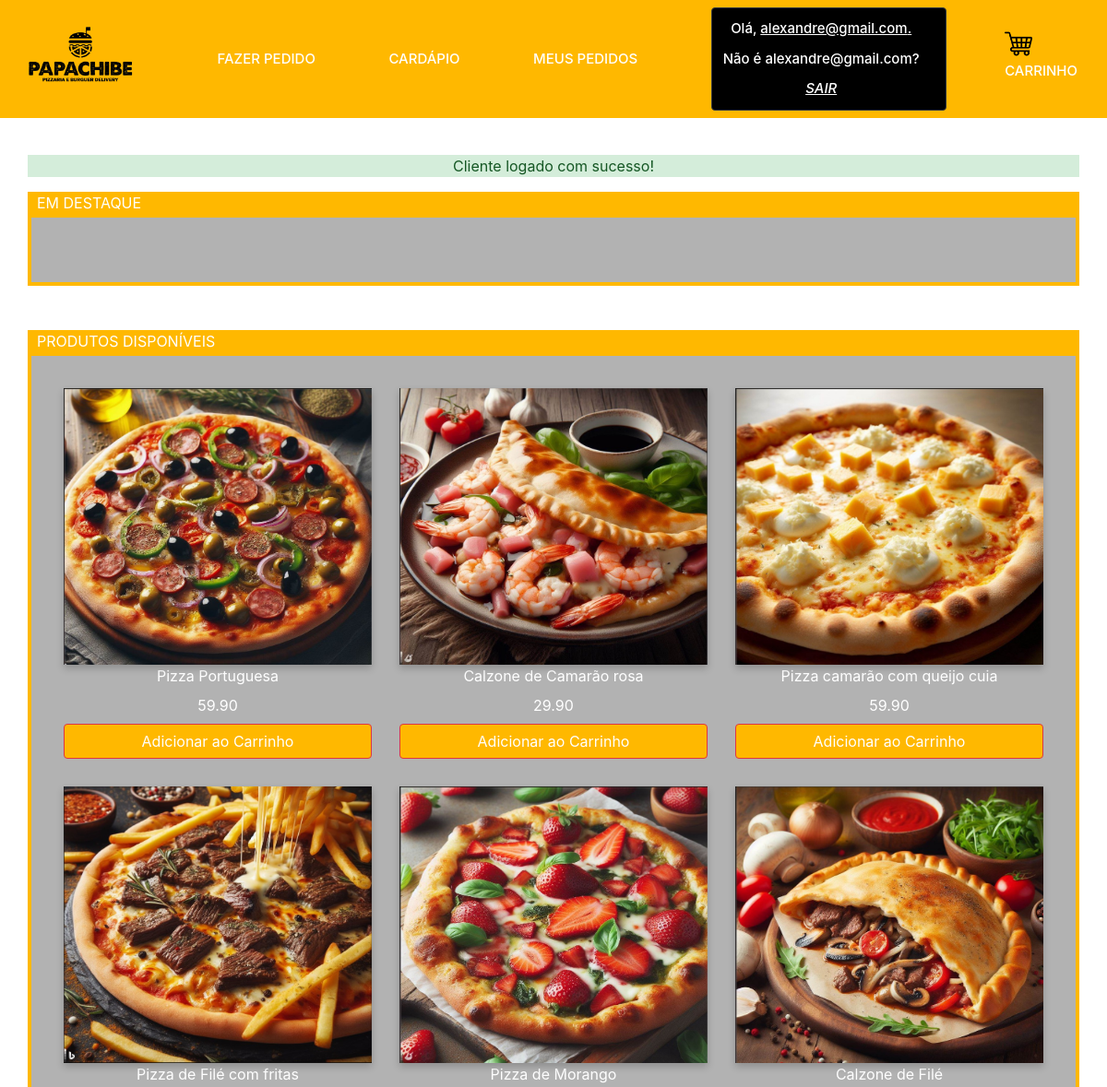
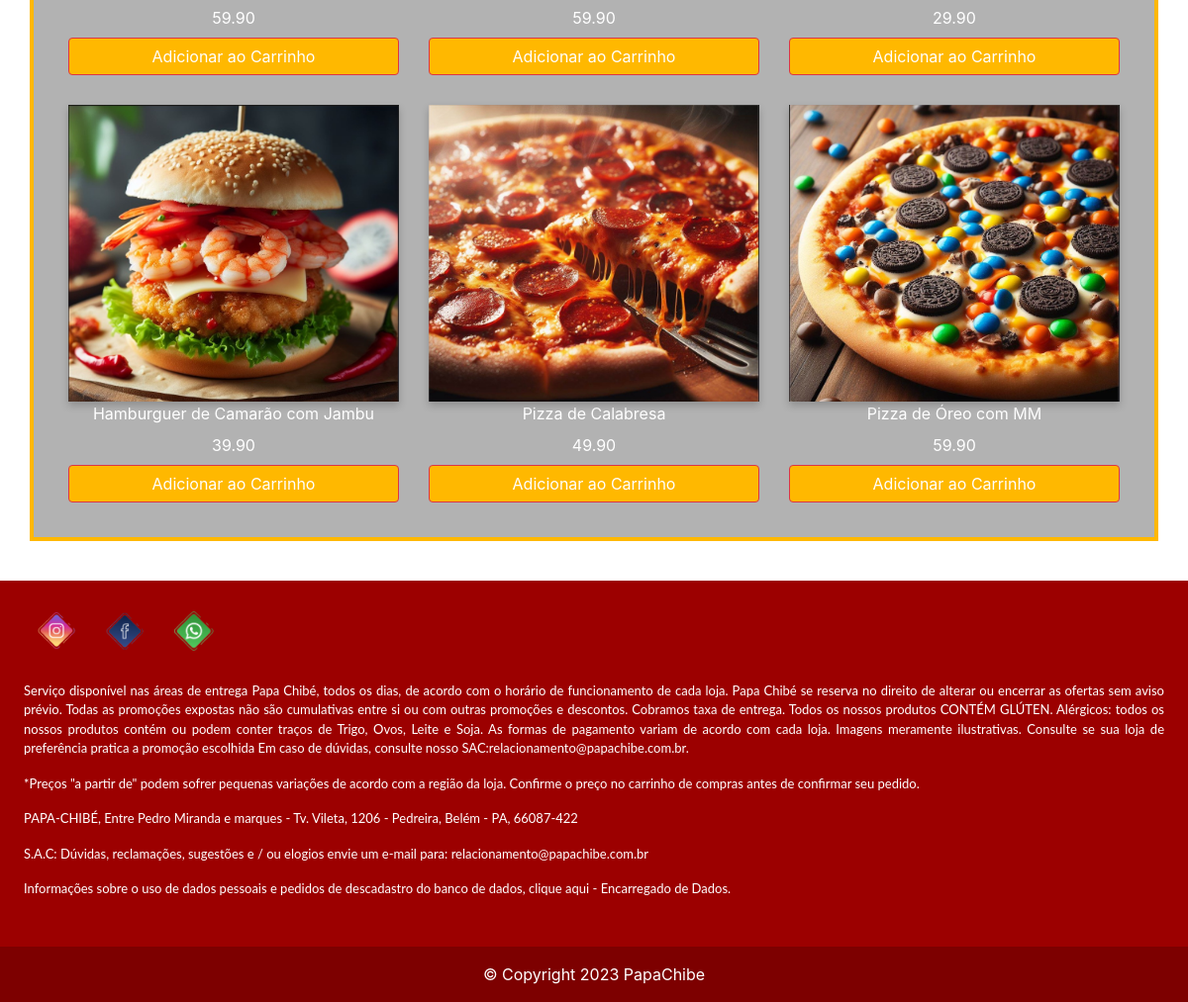
The app's page /index.php (signed in) with its own data (2 pictures, top to bottom).
### tables this page shows
CREATE TABLE `tb_produto` (
  `cdproduto` int(11) NOT NULL,
  `nome` varchar(100) NOT NULL,
  `ingrediente` varchar(120) NOT NULL,
  `imagem` varchar(255) DEFAULT NULL,
  `valor` decimal(10,2) NOT NULL,
  `categoriaid` int(11) DEFAULT NULL,
  `disponibilidade` tinyint(1) NOT NULL DEFAULT 0
);

### bancoProduto.php (called while the page is built, shortened)
<?php
function listaProdutos($conexao)
{
	$produtos = array();
	$query = "select cdproduto, nome, ingrediente, valor, imagem from tb_produto where disponibilidade = true";
	$result = mysqli_query($conexao, $query);
	while ($produto = mysqli_fetch_assoc($result)) {
		array_push($produtos, $produto);
	}
	return $produtos;
}

### logicaAcessoUsuario.php (called while the page is built, shortened)
<?php
function funcionarioEstaLogado()
{
	return isset($_SESSION["funcionario_logado"]);
}

### index.php (the view, shortened to what this page needs)
<?php
include("navBar.php");
include("conexao.php");
include("bancoProduto.php");
if (isset($_SESSION["success"])) { ?>
  <p class="alert-success">
    <?= $_SESSION["success"] ?>
  </p>
<?php }
?>
<table>
  <div class="infprod">
    EM DESTAQUE
  </div>
  <div class="tableprod">
    <div class="media-scroller snaps-inline">
      <div class="media-element">
      </div>
    </div>
  </div>
</table>
<table>
  <br>
  <br>
  <div class="infprod">
    PRODUTOS DISPONÍVEIS
  </div>
  <div class="tableprod">
    <div class="media-scroller snaps-inline">
    <?php
$produtos = listaProdutos($conexao);
foreach ($produtos as $produto) {
?>
  <div class="media-element">
    <div class="flip-card">
      <div class="flip-card-inner">
        <div class="flip-card-front">
          <img src="./<?= $produto['imagem'] ?? 'img/produto1.png' ?>" height="100%" width="100%">
        </div>
        <div class="flip-card-back">
          <h1> <?= $produto["nome"] ?> </h1>
          <p> <?= $produto["ingrediente"] ?> </p>
        </div>
      </div>
    </div>
    <label> <?= $produto["nome"] ?></label>
    <label> <?= $produto["valor"] ?></label>
   <?php
    if (funcionarioEstaLogado()) {
    ?>
      <button class="btn btn-danger">
        <a href="produtoAlteraFormulario.php?cdproduto=<?= $produto['cdproduto'] ?>" style="color: white">
          Editar Produto
        </a>
      </button>
      <button class="btn btn-danger">
        <a href="logicaRemoveProduto.php?cdproduto=<?= $produto['cdproduto'] ?>" style="color: white">
          Tornar Indisponível
        </a>
      </button>
      <br>
    <?php
    } else {
    ?>
      <form method="post" action="adicionaCarrinho.php">
        <button class="btn btn-danger" type="submit" name="add">Adicionar ao Carrinho</button>
      </form>
    <?php
    }
    ?>
  </div>
<?php
}
?>
  </div>
</table>
<?php include("rodape.php") ?>

### navBar.php (style rules this page uses)
h1, h2, h3, h4, td, p, a { color: white; }
body { background-image: url('img/background.png'); }
.infprod { background: #FFB800; text-align: left; padding-left: 10px; color: white; }
.tableprod { background: rgba(0, 0, 0, 0.3); padding: 20px; border: 4px solid #FFB800; }
table { width: 100%; }
.media-scroller { --_spacer: var(--size-3); display: grid; gap: var(--_spacer); grid-template-columns: repeat(3, 1fr); padding: 0 var(--_spacer) var(--_spacer); overflow-x: auto; overscroll-behavior-inline: contain; }
.media-element { display: grid; grid-template-rows: min-content; gap: var(--_spacer); padding: 15px; background: var(--surface-2); border-radius: var(--radius-2); box-shadow: var(--shadow-2); color:white; }
.snaps-inline { scroll-snap-type: inline mandatory; scroll-padding-inline: var(--_spacer, 1rem); }
.snaps-inline>* { scroll-snap-align: start; }
.btn-danger { background-color: #FFB800; }
table { text-align: left; }
.flip-card { background-color: transparent; width: 100%; height: 300px; perspective: 1000px; }
.flip-card-inner { position: relative; width: 100%; height: 100%; text-align: center; transition: transform 0.6s; transform-style: preserve-3d; box-shadow: 0 4px 8px 0 rgba(0,0,0,0.2); }
.flip-card-front, .flip-card-back { position: absolute; width: 100%; height: 100%; -webkit-backface-visibility: hidden; backface-visibility: hidden; }
.flip-card-front { background-color: #bbb; color: black; }
.flip-card-back { background-color: #9C0000; color: white; transform: rotateY(180deg); }

### records on screen
tb_produto: imagem (picture), nome "Pizza Portuguesa", valor "59.90"
tb_produto: imagem (picture), nome "Calzone de Camarão rosa", valor "29.90"
tb_produto: imagem (picture), nome "Pizza camarão com queijo cuia", valor "59.90"
tb_produto: imagem (picture), nome "Pizza de Filé com fritas", valor "59.90"
tb_produto: imagem (picture), nome "Pizza de Morango", valor "59.90"
tb_produto: imagem (picture), nome "Calzone de Filé", valor "29.90"
tb_produto: imagem (picture), nome "Hamburguer de Camarão com Jambu", valor "39.90"
tb_produto: imagem (picture), nome "Pizza de Calabresa", valor "49.90"
tb_produto: imagem (picture), nome "Pizza de Óreo com MM", valor "59.90"

### other values on screen
clienteLogado() "alexandre@gmail.com"
$_SESSION["success"] "Cliente logado com sucesso!"
